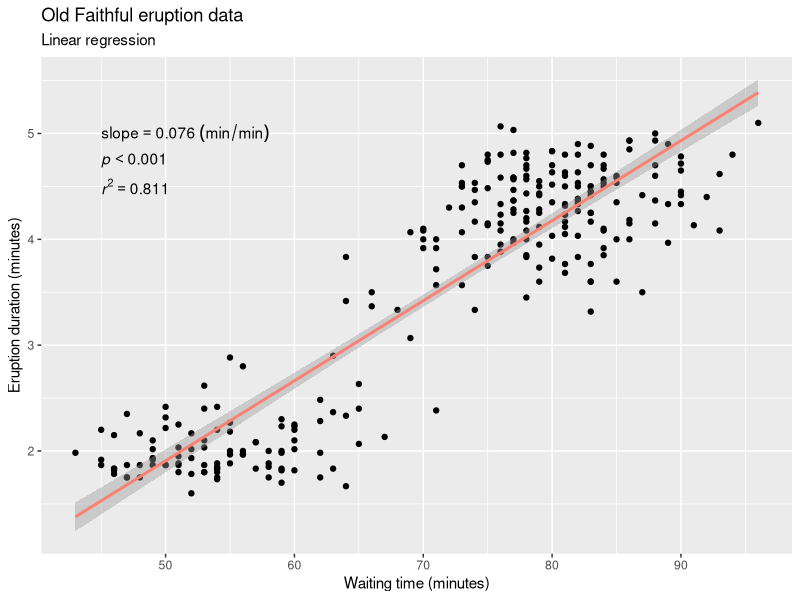
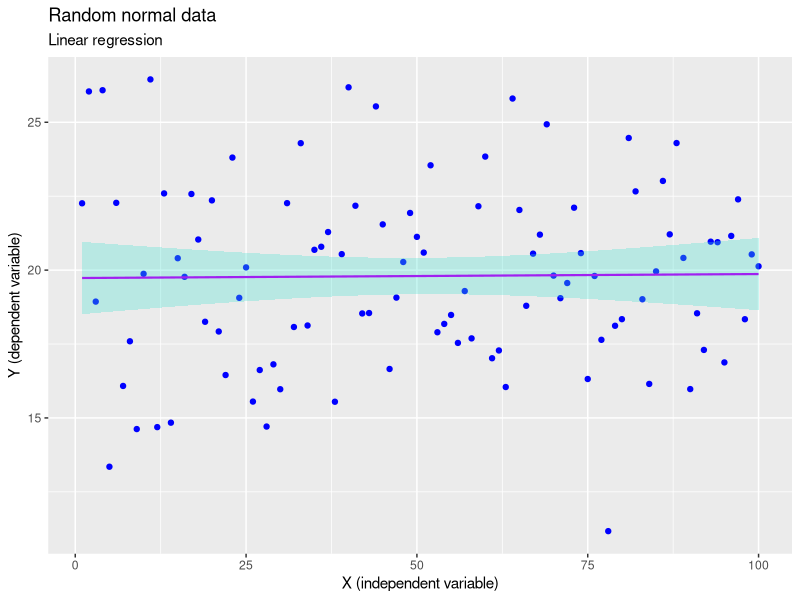

Source code (R) for these figures, in order:
## ---- chunk 1
knitr::opts_chunk$set(
  comment = "R>", 
  warning = FALSE, 
  message = FALSE,
  out.width = '70%'
)
## ---- chunk 2
library(tidyverse)
## ---- chunk 3
head(faithful)
## ---- chunk 4
eruption.lm <- lm(eruptions ~ waiting, data = faithful)
summary(eruption.lm)
## ---- chunk 5
slope <- round(eruption.lm$coef[2], 3)
# p.val <- round(coefficients(summary(eruption.lm))[2, 4], 3) # it approx. 0, so...
p.val = 0.001
r2 <- round(summary(eruption.lm)$r.squared, 3)

ggplot(data = faithful, aes(x = waiting, y = eruptions)) +
  geom_point() +
  annotate("text", x = 45, y = 5, label = paste0("slope == ", slope, "~(min/min)"), parse = TRUE, hjust = 0) +
  annotate("text", x = 45, y = 4.75, label = paste0("italic(p) < ", p.val), parse = TRUE, hjust = 0) +
  annotate("text", x = 45, y = 4.5, label = paste0("italic(r)^2 == ", r2), parse = TRUE, hjust = 0) +
  stat_smooth(method = "lm", colour = "salmon") +
  labs(title = "Old Faithful eruption data",
       subtitle = "Linear regression",
       x = "Waiting time (minutes)",
       y = "Eruption duration (minutes)")
## ---- chunk 6
# use the accessor function to grab the coefficients:
erupt.coef <- coefficients(eruption.lm)
erupt.coef

# how long would an eruption last of we waited, say, 80 minutes?
waiting <- 80 
 
# the first and second coef. can be accessed using the 
# square bracket notation:
erupt.pred <- erupt.coef[1] + (erupt.coef[2] * waiting)
erupt.pred # the unit is minutes
## ---- chunk 7
pred.val <- data.frame(waiting = c(60, 80, 100))
predict(eruption.lm, pred.val) # returns waiting time in minutes
## ---- chunk 8
summary(eruption.lm)$r.squared
## ---- chunk 9
library(tidyverse)
n <- 100
set.seed(666)
rand.df <- data.frame(x = seq(1:n),
                      y = rnorm(n = n, mean = 20, sd = 3))
ggplot(data = rand.df, aes(x = x, y = y)) +
  geom_point(colour = "blue") +
  stat_smooth(method = "lm", colour = "purple", size = 0.75, fill = "turquoise", alpha = 0.3) +
  labs(title = "Random normal data",
       subtitle = "Linear regression",
       x = "X (independent variable)",
       y = "Y (dependent variable)")
## ---- chunk 10
pred.val <- data.frame(waiting = c(80))
predict(eruption.lm, pred.val, interval = "confidence")
## ---- chunk 11
pred.val <- data.frame(waiting = c(80))
predict(eruption.lm, pred.val, interval = "prediction")
